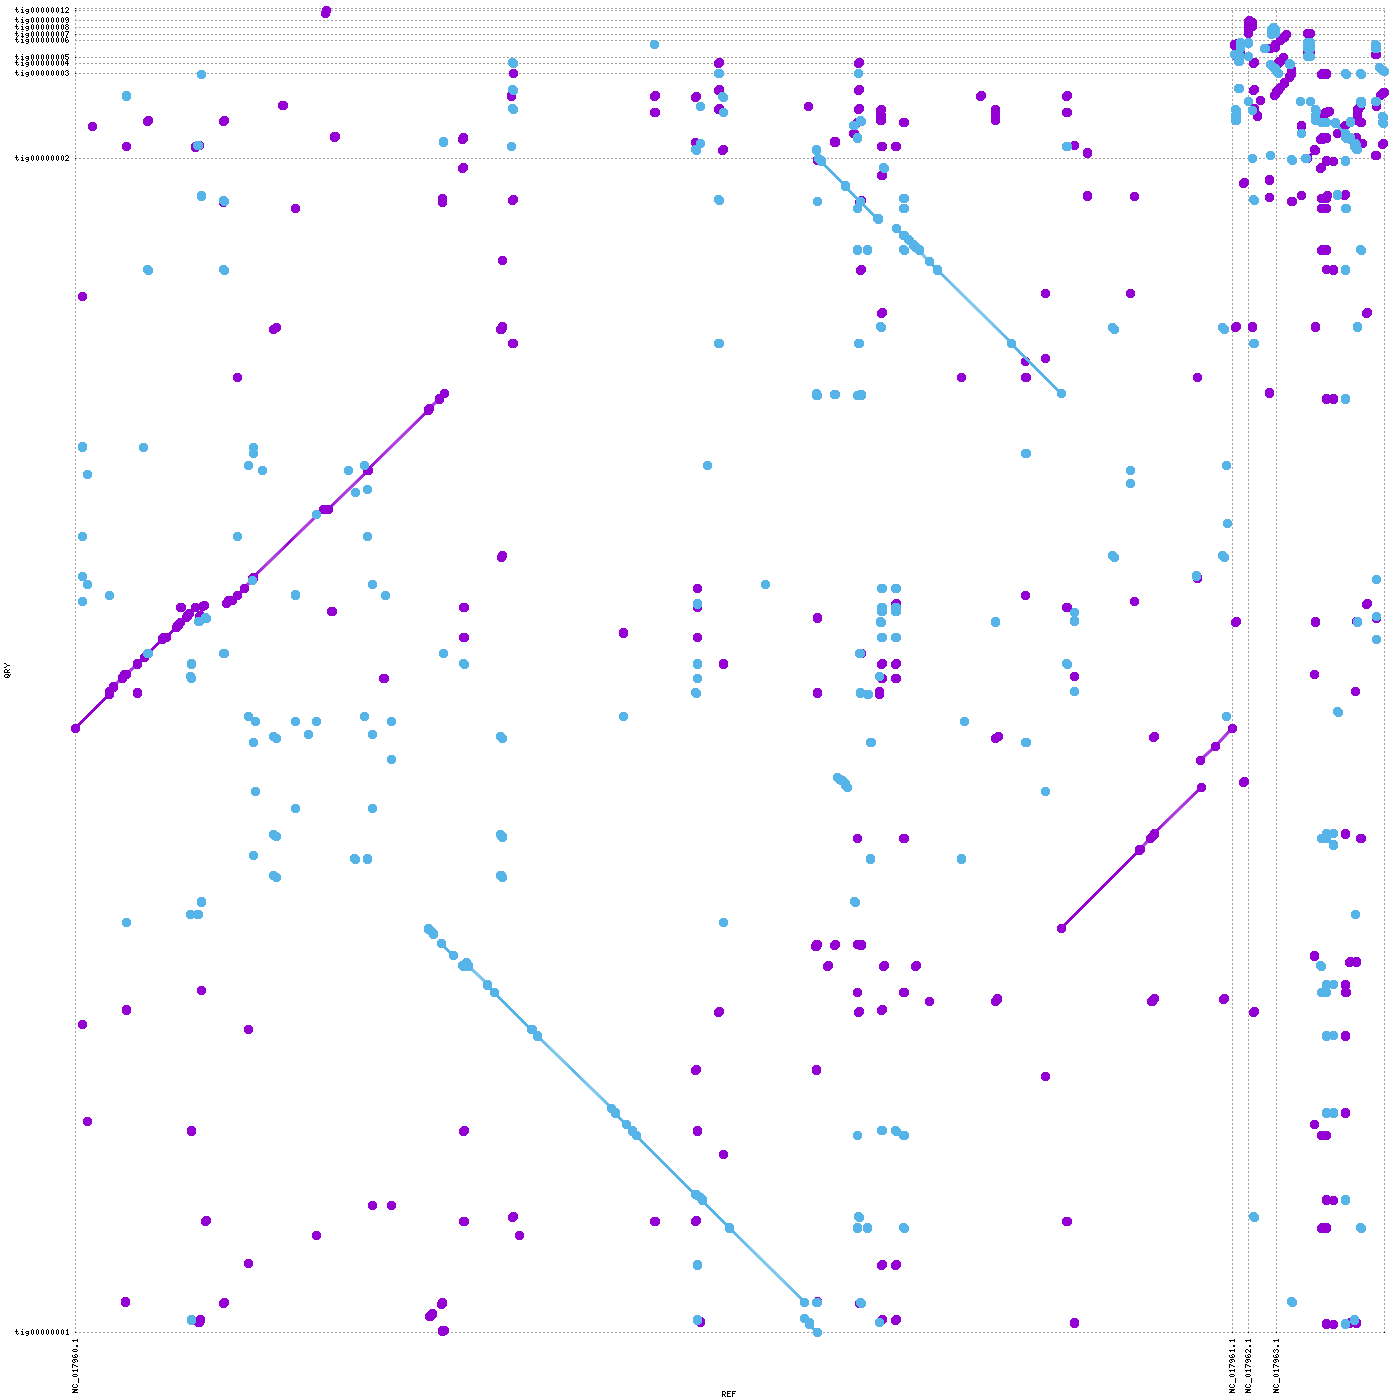

Write the gnuplot code that produced this figure.
set terminal png tiny size 1400,1400
set output "e745_plot.png"
set xtics rotate ( \
 "NC_017960.1" 1.0, \
 "NC_017961.1" 2698137.0, \
 "NC_017962.1" 2734398.0, \
 "NC_017963.1" 2800644.0, \
 "" 3052572 \
)
set ytics ( \
 "tig00000001" 1.0, \
 "tig00000002" 2762475.0, \
 "tig00000003" 2961856.0, \
 "tig00000004" 2984627.0, \
 "tig00000005" 2999360.0, \
 "tig00000006" 3039372.0, \
 "tig00000007" 3054384.0, \
 "tig00000008" 3070427.0, \
 "tig00000009" 3085854.0, \
 "tig00000012" 3110801.0, \
 "" 3115034 \
)
set size 1,1
set grid
unset key
set border 0
set tics scale 0
set xlabel "REF"
set ylabel "QRY"
set format "%.0f"
set mouse format "%.0f"
set mouse mouseformat "[%.0f, %.0f]"
set xrange [1:3052572]
set yrange [1:3115034]
set style line 1  lt 1 lw 3 pt 6 ps 1
set style line 2  lt 3 lw 3 pt 6 ps 1
set style line 3  lt 2 lw 3 pt 6 ps 1
plot \
 "e745_plot.fplot" title "FWD" w lp ls 1, \
 "e745_plot.rplot" title "REV" w lp ls 2
